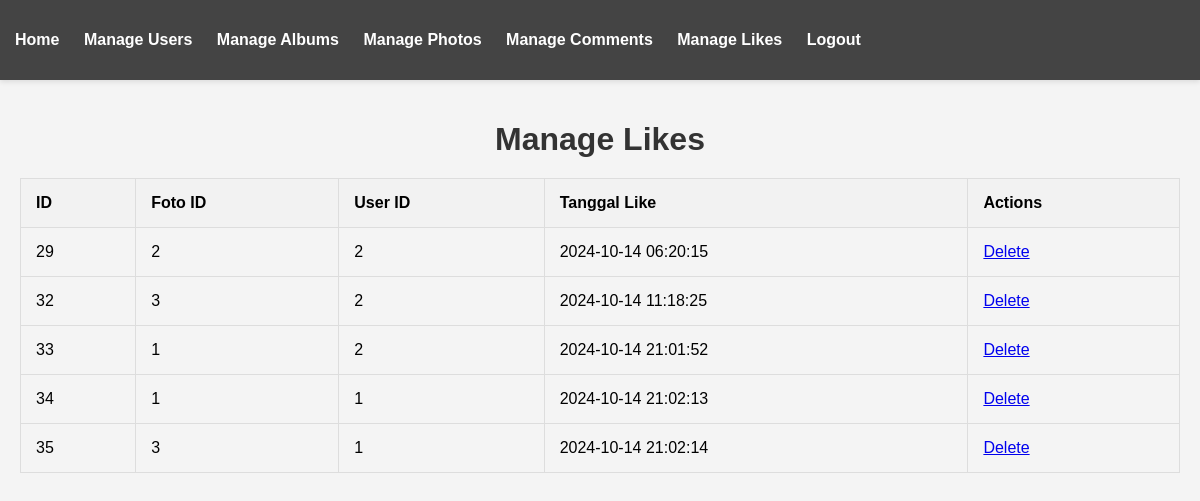
The app's page /gallery/admin/manage_likes.php (signed in), older data.
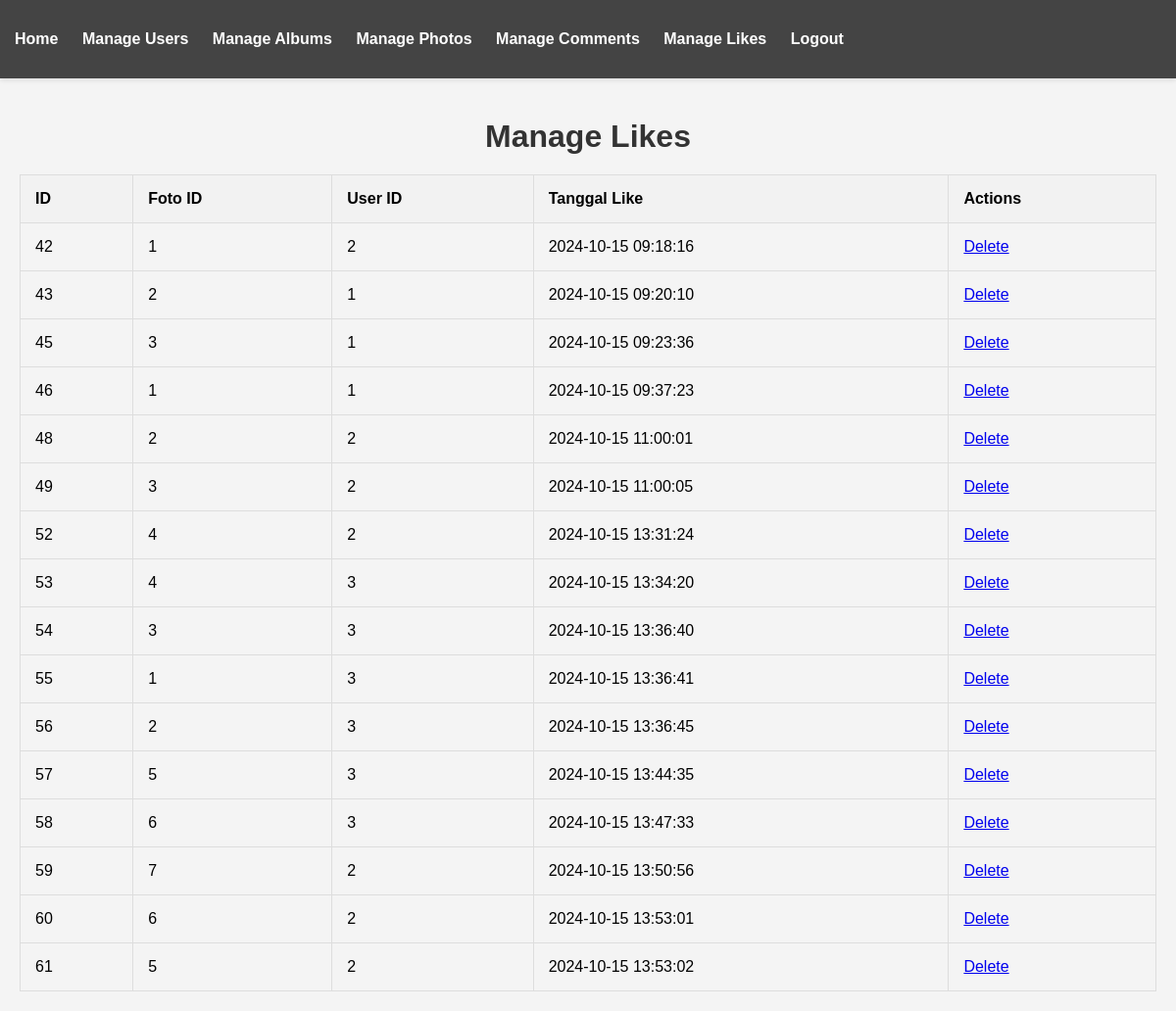
The same page, newer data.
### tables this page shows
CREATE TABLE `likefoto` (
  `LikeID` int(11) NOT NULL,
  `FotoID` int(11) NOT NULL,
  `UserID` int(11) NOT NULL,
  `TanggalLike` datetime NOT NULL DEFAULT current_timestamp()
);

### gallery/admin/manage_likes.php (the view, shortened to what this page needs)
<?php
include_once("../config/koneksi.php");
$sql_likes = "SELECT * FROM likefoto";
$result_likes = $kon->query($sql_likes);
?>
<!DOCTYPE html>
<html lang="en">
<head>
    <link href="css/admin.css" rel="stylesheet">
</head>
<body>
<?php include('admin_nav.php'); ?>
<div class="container">
    <h1>Manage Likes</h1>
    <table>
        <thead>
            <tr>
                <th>ID</th>
                <th>Foto ID</th>
                <th>User ID</th>
                <th>Tanggal Like</th>
                <th>Actions</th>
            </tr>
        </thead>
        <tbody>
            <?php while($like = $result_likes->fetch_assoc()): ?>
            <tr>
                <td><?php echo $like['LikeID']; ?></td>
                <td><?php echo $like['FotoID']; ?></td>
                <td><?php echo $like['UserID']; ?></td>
                <td><?php echo $like['TanggalLike']; ?></td>
                <td>
                    <a href="like/delete_like.php?id=<?php echo $like['LikeID']; ?>" onclick="return confirm('Are you sure?')">Delete</a>
                </td>
            </tr>
            <?php endwhile; ?>
        </tbody>
    </table>
</div>
</body>
</html>

Row changes from the older to the newer data that the page shows:
removed likefoto: LikeID "29", FotoID "2", UserID "2", TanggalLike "2024-10-14 06:20:15"
removed likefoto: LikeID "32", FotoID "3", UserID "2", TanggalLike "2024-10-14 11:18:25"
removed likefoto: LikeID "33", FotoID "1", UserID "2", TanggalLike "2024-10-14 21:01:52"
removed likefoto: LikeID "34", FotoID "1", UserID "1", TanggalLike "2024-10-14 21:02:13"
removed likefoto: LikeID "35", FotoID "3", UserID "1", TanggalLike "2024-10-14 21:02:14"
added likefoto: LikeID "42", FotoID "1", UserID "2", TanggalLike "2024-10-15 09:18:16"
added likefoto: LikeID "43", FotoID "2", UserID "1", TanggalLike "2024-10-15 09:20:10"
added likefoto: LikeID "45", FotoID "3", UserID "1", TanggalLike "2024-10-15 09:23:36"
added likefoto: LikeID "46", FotoID "1", UserID "1", TanggalLike "2024-10-15 09:37:23"
added likefoto: LikeID "48", FotoID "2", UserID "2", TanggalLike "2024-10-15 11:00:01"
added likefoto: LikeID "49", FotoID "3", UserID "2", TanggalLike "2024-10-15 11:00:05"
added likefoto: LikeID "52", FotoID "4", UserID "2", TanggalLike "2024-10-15 13:31:24"
added likefoto: LikeID "53", FotoID "4", UserID "3", TanggalLike "2024-10-15 13:34:20"
added likefoto: LikeID "54", FotoID "3", UserID "3", TanggalLike "2024-10-15 13:36:40"
added likefoto: LikeID "55", FotoID "1", UserID "3", TanggalLike "2024-10-15 13:36:41"
added likefoto: LikeID "56", FotoID "2", UserID "3", TanggalLike "2024-10-15 13:36:45"
added likefoto: LikeID "57", FotoID "5", UserID "3", TanggalLike "2024-10-15 13:44:35"
added likefoto: LikeID "58", FotoID "6", UserID "3", TanggalLike "2024-10-15 13:47:33"
added likefoto: LikeID "59", FotoID "7", UserID "2", TanggalLike "2024-10-15 13:50:56"
added likefoto: LikeID "60", FotoID "6", UserID "2", TanggalLike "2024-10-15 13:53:01"
added likefoto: LikeID "61", FotoID "5", UserID "2", TanggalLike "2024-10-15 13:53:02"
